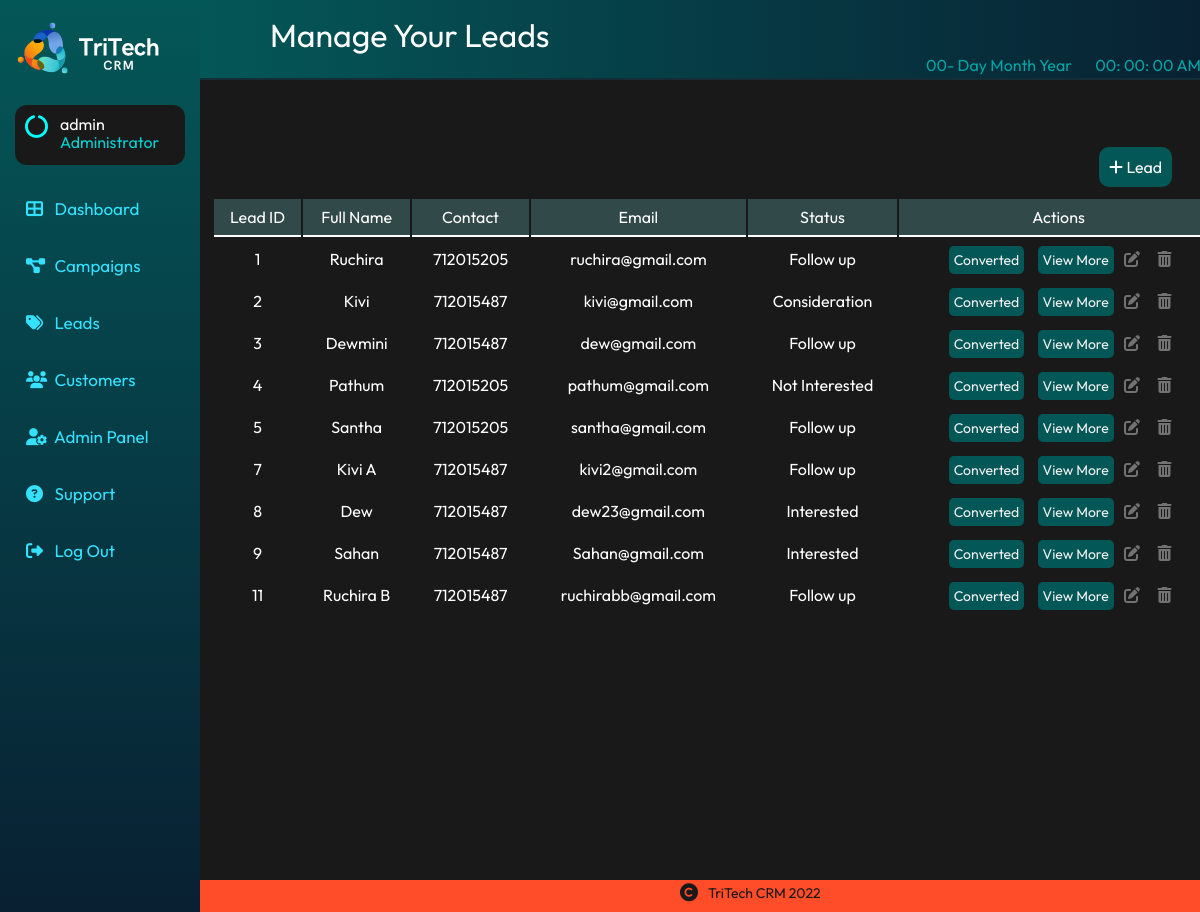
Screenshot of /manage-lead/manage-lead.php (signed in) with the database file from the repository.
### tables this page shows
CREATE TABLE `tbl_lead` (
  `id` int(10) UNSIGNED NOT NULL,
  `full_name` varchar(255) NOT NULL,
  `email` varchar(255) NOT NULL,
  `contact` int(11) NOT NULL,
  `date` date NOT NULL,
  `status` varchar(100) NOT NULL,
  `source` varchar(100) NOT NULL,
  `campaign_id` int(10) UNSIGNED NOT NULL
);

### manage-lead/manage-lead.php (the view, shortened to what this page needs)
<?php include('../common/menu-manage.php'); ?>
    <div class="top-header">
        <h1>Manage Your Leads</h1>
        <div class="date-time">
        <div class="date">
            <span id="daynum">00</span>-
            <span id="dayname">Day</span>
            <span id="month">Month</span>
            <span id="year">Year</span>
        </div>
        <div class="time">
            <span id="hour">00</span>:
            <span id="minutes">00</span>:
            <span id="seconds">00</span>
            <span id="period">AM</span>
        </div>
        </div>
    </div>
        <div class="main-content">
            <div class="alert-header">
            </div>
                <a href="add-lead.php" class="btn-main"><i class="fas fa-plus"></i> Lead</a>
        <br> <br>
        <table class="table-main">
            <tr>
                <th>Lead ID</th>
                <th>Full Name</th>
                <th>Contact</th>
                <th>Email</th>
                <th>Status</th>
                <th >Actions</th>
            </tr>
             <?php
                $sql = "SELECT * FROM tbl_lead";
                $res = mysqli_query($conn, $sql);
                if($res == TRUE)
                {
                        $count = mysqli_num_rows($res);
                        if($count>0)
                         {
                            while($rows=mysqli_fetch_assoc($res))
                            {
                            $id=$rows['id'];
                            $full_name=$rows['full_name'];
                            $contact=$rows['contact'];
                            $status=$rows['status'];
                            $email=$rows['email'];
                            ?>
                            <tr>
                                <td><?php echo $id; ?> </td>
                                <td><?php echo $full_name; ?></td>
                                <td><?php echo $contact; ?></td>
                                <td><?php echo $email; ?></td>
                                <td><?php echo $status; ?></td>
                                <td>
                                <a href="convert-lead.php?id=<?php echo $id; ?>" class="btn-pass">Converted</a>
                                <a href="view-lead.php?id=<?php echo $id; ?>" class="btn-pass">View More</a>
                                <a href="update-lead.php?id=<?php echo $id; ?>" class="btn-green"><i class="fas fa-edit"></i></a>
                                <a href="delete-lead.php?id=<?php echo $id; ?>" class="btn-red"><i class="fas fa-trash-alt"></i></a>
                                </td>
                            </tr>
                            <?php
                        }
                    }
                    else
                    {
                    }
             }
        ?>
        </table>
    </div>
<?php include('../common/footer.php'); ?>

### css/main.css (style rules this page uses)
* { padding: 0; margin: 0; font-family: 'Outfit', sans-serif; box-sizing: border-box; list-style: none; text-decoration: none; font-weight: 400; }
.main-content { padding: 1% 1%; background-color: #191919; width: 86%; height: 100%; margin-left: 200px; overflow: auto; }
.top-header { width: 86%; position: inherit; height: 80px; color: white; padding: 15px 25px; margin-left: 200px; background-image: linear-gradient(to left, #082032, #045757); border-bottom: 2px solid #152D35; padding-left: 70px; }
.alert-header { width: 100%; height: 40px; margin-bottom: 25px; }
.table-main { width: 100%; color: white; }
.table-main tr th { border-bottom: 2px solid white; padding: 8px; text-align: center; background-color: #314949; }
.table-main tr td { padding: 10px; text-align: center; }
.btn-main { text-decoration: none; background-color: #045757; padding: 1%; color: white; border-radius: 10px; margin-left: 88%; position: relative; }
.btn-green { color: #727272; padding: 7px; font-size: 16px; }
.btn-pass { background-color: #045757; color: #f1f1f1; padding: 5px; font-size: 14px; margin-left: 10px; border-radius: 5px; }
.btn-red { text-decoration: none; color: #727272; padding: 7px; font-size: 16px; border: 0; }
.date-time { width: 400px; margin-left: 70%; color: #02a5a5; }
.date { display: inline-block; }
.time { display: inline-block; margin-left: 20px; margin-right: 40px; color: #02a5a5; }

### rows the page displays
tbl_lead: id "1", full_name "Ruchira", contact "712015205", email "ruchira@gmail.com", status "Follow up"
tbl_lead: id "2", full_name "Kivi", contact "712015487", email "kivi@gmail.com", status "Consideration"
tbl_lead: id "3", full_name "Dewmini", contact "712015487", email "dew@gmail.com", status "Follow up"
tbl_lead: id "4", full_name "Pathum", contact "712015205", email "pathum@gmail.com", status "Not Interested"
tbl_lead: id "5", full_name "Santha", contact "712015205", email "santha@gmail.com", status "Follow up"
tbl_lead: id "7", full_name "Kivi A", contact "712015487", email "kivi2@gmail.com", status "Follow up"
tbl_lead: id "8", full_name "Dew", contact "712015487", email "dew23@gmail.com", status "Interested"
tbl_lead: id "9", full_name "Sahan", contact "712015487", email "Sahan@gmail.com", status "Interested"
tbl_lead: id "11", full_name "Ruchira B", contact "712015487", email "ruchirabb@gmail.com", status "Follow up"

### other values shown
$_SESSION['username'] "admin"
